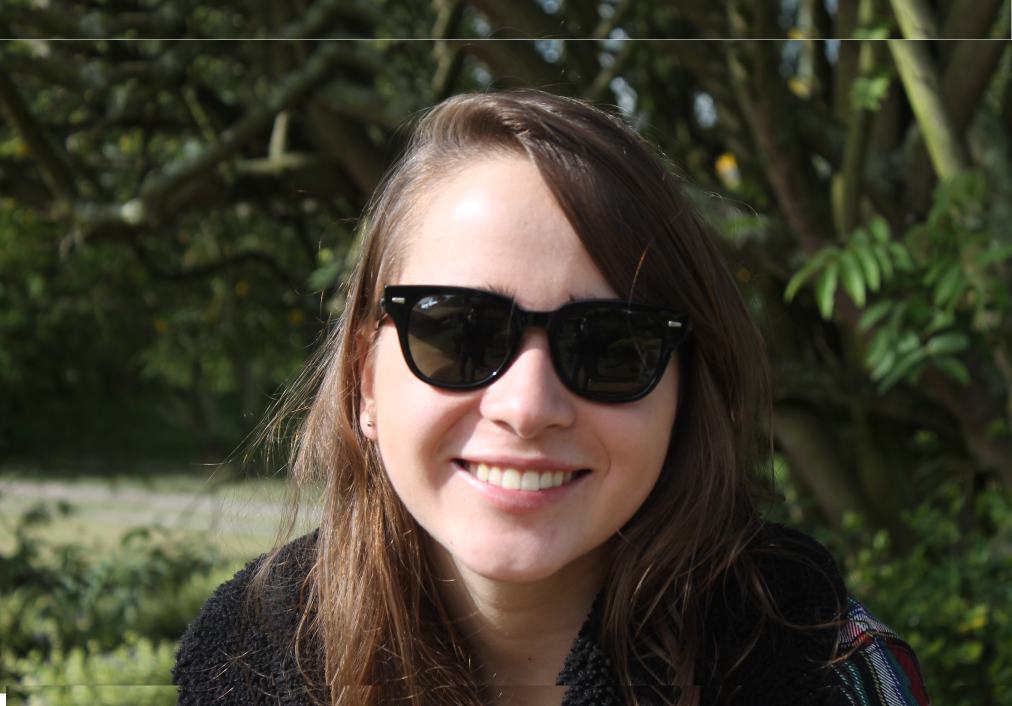
%> input picture Lab4-HybridImages/Answers/sara.JPG, 2024 x 1412 px (shown at 1/2 size)
$ octave hybridImages.m   (GNU Octave 9; MATLAB toolbox functions it lacks are replaced by stand-ins)
%> lines starting %> are read from the running program, lines starting %| are printed output that depends on the picture
clc; close all; clear all;

currentDir = pwd;
cd('C:\Users\usuario\Dropbox\Universidad\Maestria2\Vision\HybridImages\data');
imH = imread('sara.JPG');
%> imH is the input picture: size 1412x2024x3 uint8; mean R, G, B 67.5, 63.8, 48.1
imL = imread('jorge.JPG');
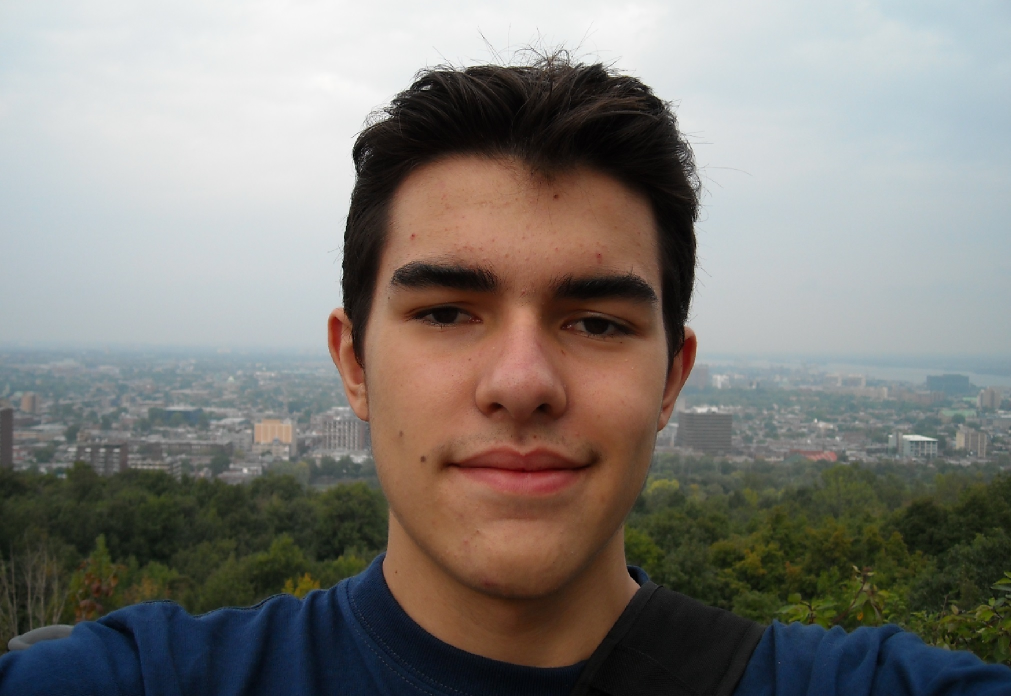
%> input picture Lab4-HybridImages/Answers/jorge.JPG, 2022 x 1391 px (shown at 1/2 size)
%> imL is the input picture: size 1391x2022x3 uint8; mean R, G, B 128, 125.1, 120.3

[x y z] = size(imH);
%> x = 1412; y = 2024; z = 3
imL = imresize(imL,[x y]);
%> imL: size 1412x2024x3 uint8

imL = rgb2gray(imL);
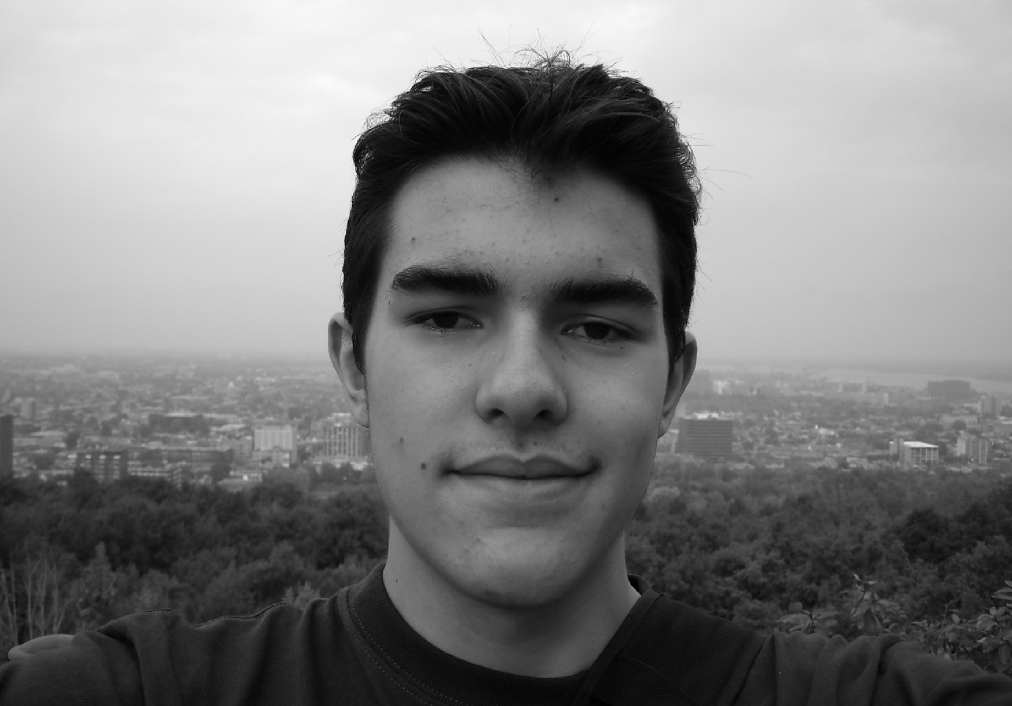
%> imL: size 1412x2024 uint8 (shown at 1/2 size); min 0, max 255, mean 125.4
imH = rgb2gray(imH);
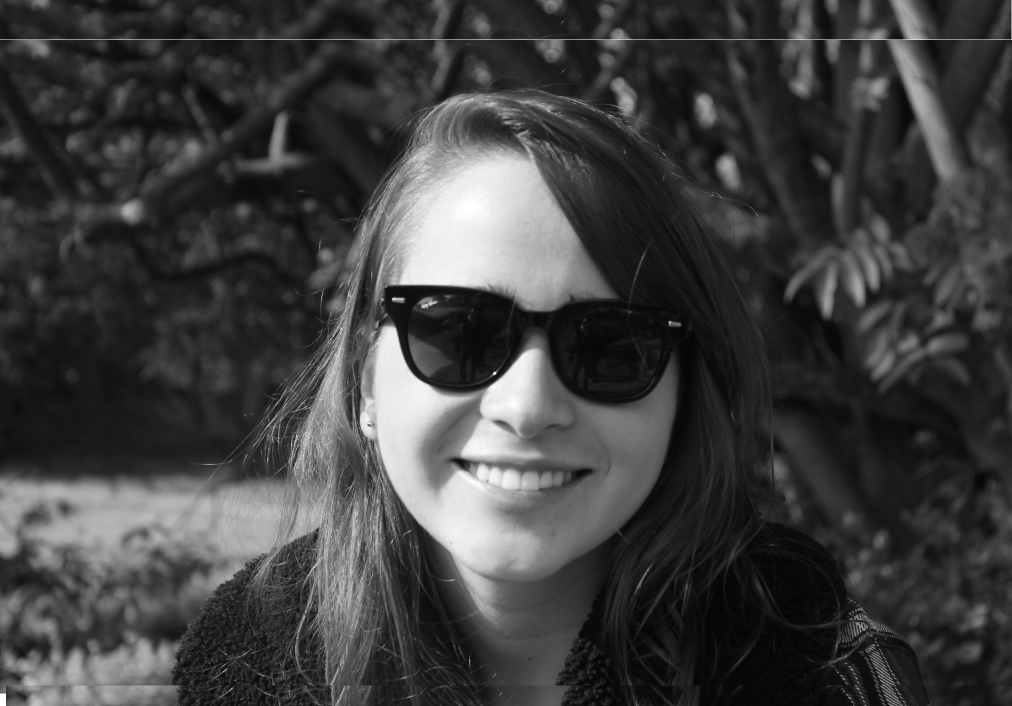
%> imH: size 1412x2024 uint8 (shown at 1/2 size); min 3, max 255, mean 63.1

cd(currentDir);

% imH = rgb2gray(im1);
% imL = rgb2gray(im2);

% sigma = 15
filter = fspecial('gaussian', 15, 15);
imH_15 = abs(imsubtract(imH, imfilter(imH, filter)));
imL_15 = imfilter(imL, filter);
%imH_15 = cat(3, imH_15, imH_15, imH_15);
imHybrid_15 = imadd(imL_15, imH_15);

% sigma = 5
filter = fspecial('gaussian', 5, 5);
imH_5 = abs(imsubtract(imH, imfilter(imH, filter)));
imL_5 = imfilter(imL, filter);
%imH_5 = cat(3, imH_5, imH_5, imH_5);
imHybrid_5 = imadd(imL_5, imH_5);

% sigma = 3
filter = fspecial('gaussian', 3, 3);
imH_3 = abs(imsubtract(imH, imfilter(imH, filter)));
imL_3 = imfilter(imL, filter);
%imH_3 = cat(3, imH_3, imH_3, imH_3);
imHybrid_3 = imadd(imL_3, imH_3);

%sigma = 2
filter = fspecial('gaussian', 2, 2);
imH_2 = abs(imsubtract(imH, imfilter(imH, filter)));
imL_2 = imfilter(imL, filter);
%imH_2 = cat(3, imH_2, imH_2, imH_2);
imHybrid_2 = imadd(imL_2, imH_2);

%sigma = 1
filter = fspecial('gaussian', 100, 100);
imH_1 = abs(imsubtract(imH, imfilter(imH, filter)));
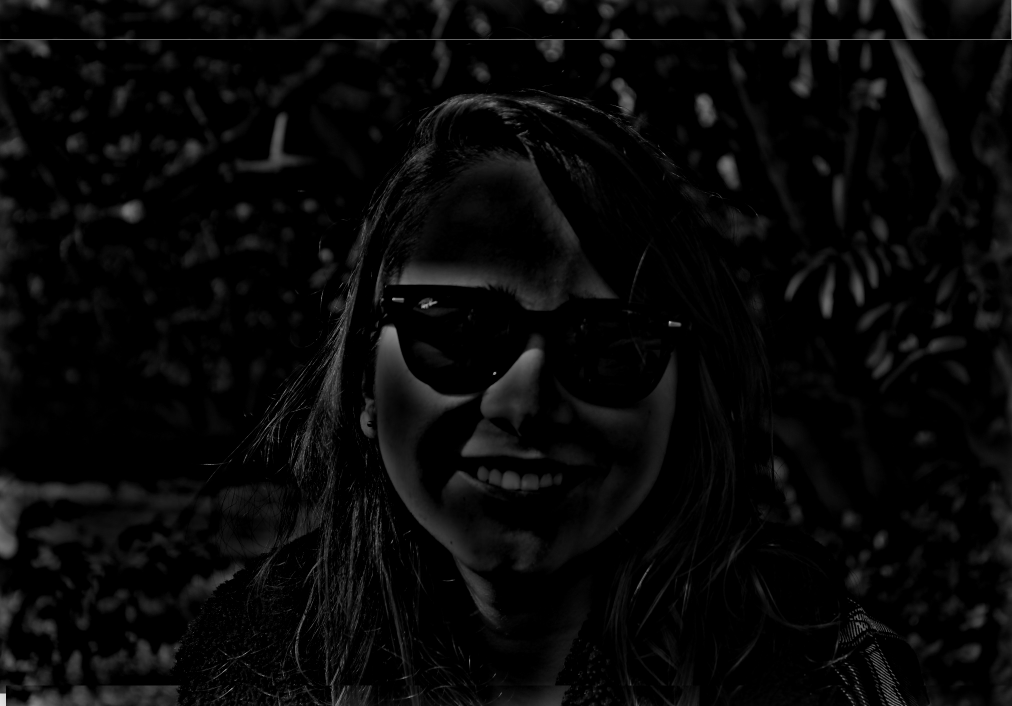
%> imH_1: size 1412x2024 uint8 (shown at 1/2 size); min 0, max 241, mean 8.4
imL_1 = imfilter(imL, filter);
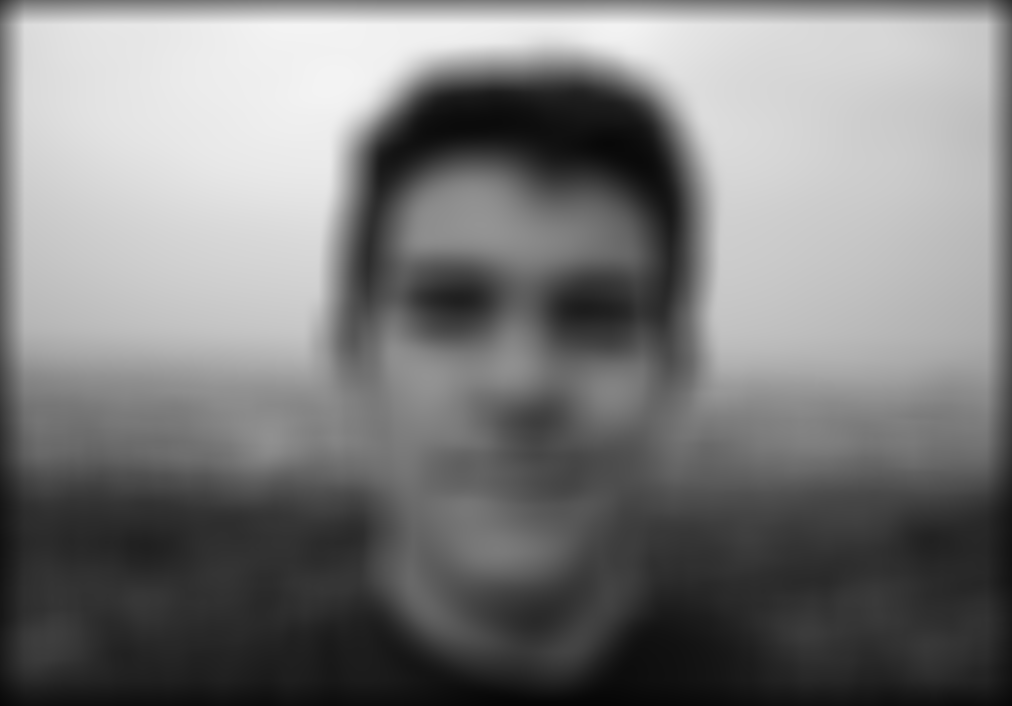
%> imL_1: size 1412x2024 uint8 (shown at 1/2 size); min 5, max 244, mean 121.6
%imH_1 = cat(3, imH_1, imH_1, imH_1);
imHybrid_1 = imadd(imL_1, imH_1);
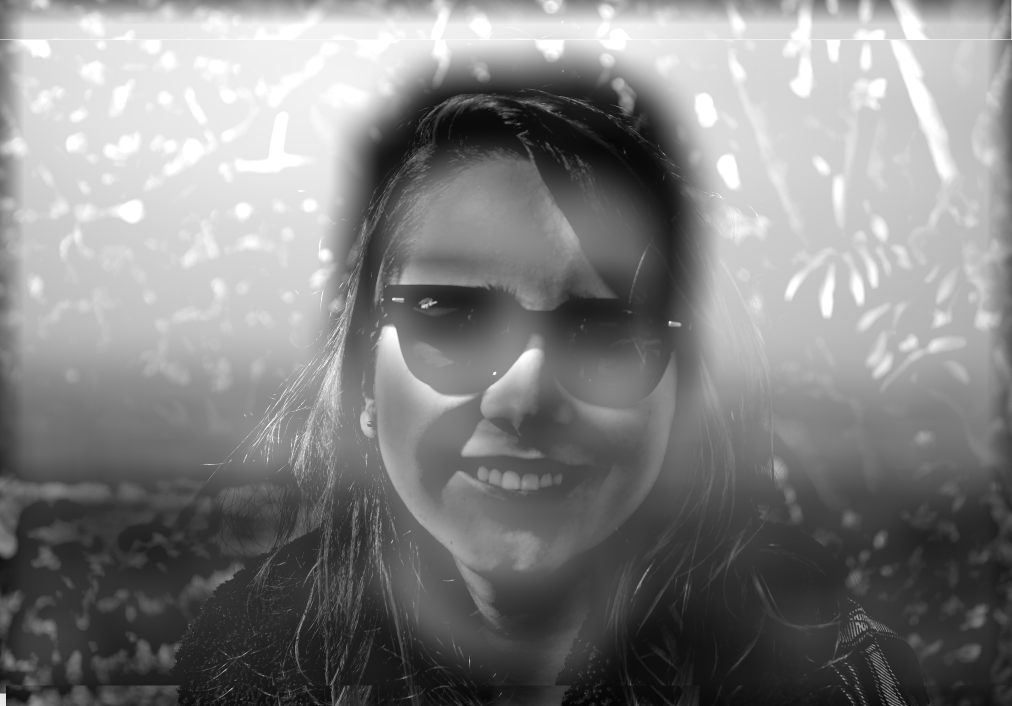
%> imHybrid_1: size 1412x2024 uint8 (shown at 1/2 size); min 5, max 255, mean 129.7
% [11 lines of commented-out code are left out]
imHybrid_3 = imresize(imHybrid_3, 0.9);
%> imHybrid_3: size 1271x1822 uint8
imHybrid_5 = imresize(imHybrid_5, 0.85);
%> imHybrid_5: size 1201x1721 uint8
imHybrid_15 = imresize(imHybrid_15, 0.8);
%> imHybrid_15: size 1130x1620 uint8
% [13 lines of commented-out code are left out]

figure
%subplot(1,5,1); imshow(imHybrid_2);
subplot(2,2,1); imshow(imHybrid_3); truesize;
pause()
subplot(2,2,2); imshow(imHybrid_5); truesize;
pause()
subplot(2,2,3); imshow(imHybrid_15); truesize;
pause()
subplot(2,2,4); imshow(imHybrid_1); truesize;
drawnow
